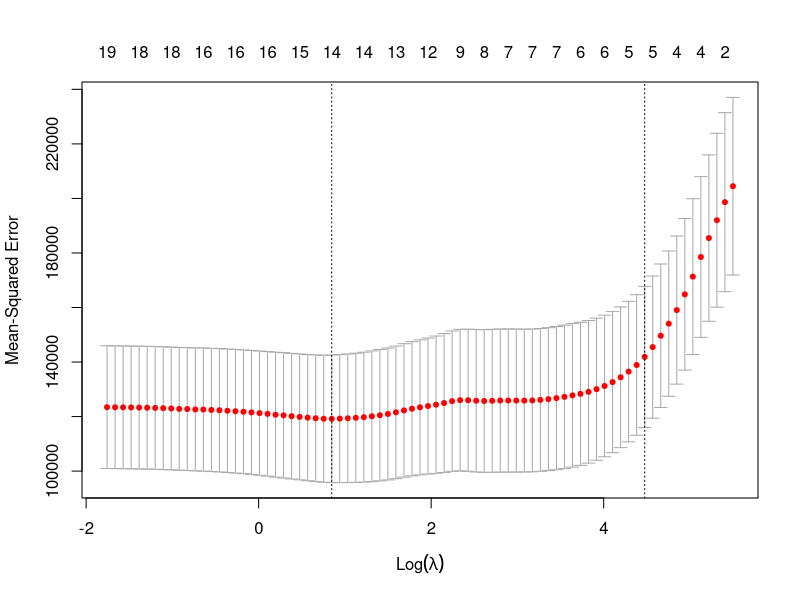
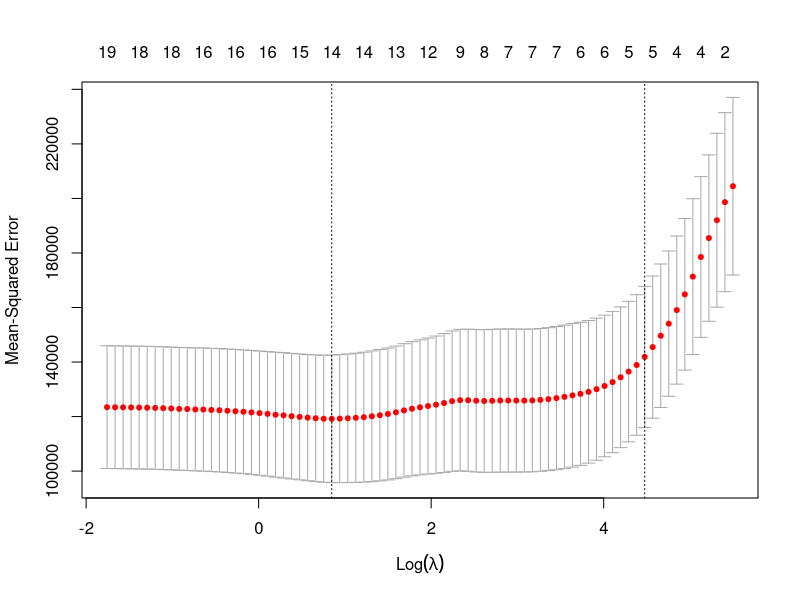

The R script that drew these images, in order:
## ---- chunk 1
knitr::opts_chunk$set(echo = TRUE)
## ---- chunk 2
rm(list = ls())
#Add libraries as needed
library(tidyverse)
library(glmnet)

MLB <- read.csv("MLB.csv")
## ---- chunk 3
MLB2 <-
  MLB %>%
  select(-PlayerName) %>%
  na.omit(Salary)
## ---- chunk 4
#Create input matrix and response vector
Xmat <- model.matrix(Salary ~ ., data = MLB2)[ , -1]
yvec <- MLB2$Salary
## ---- chunk 5
set.seed(321)
trainInd <- sample(1:nrow(MLB2), floor(0.85 * nrow(MLB2)))

XmatTrain <- Xmat[trainInd, ]
XmatVal <- Xmat[-trainInd, ]
yvecTrain <- yvec[trainInd]
yvecVal <- yvec[-trainInd]
## ---- chunk 6
set.seed(12345)
model1 <- cv.glmnet(x = XmatTrain, y = yvecTrain, family = "gaussian", alpha = 1, nfolds = 10, lambda = NULL, standardize = TRUE)
set.seed(NULL)

plot(model1)
## ---- chunk 7
set.seed(12345)
model1 <- cv.glmnet(x = XmatTrain, y = yvecTrain, family = "gaussian", alpha = 1, lambda = NULL, standardize = TRUE)
set.seed(NULL)

plot(model1)
## ---- chunk 8
#Display the optimal values of lambda
model1$lambda.min
model1$lambda.1se

#Store the coefficients associated with the optimal values
coefLamMin <- predict(model1, s = model1$lambda.min, type = "coefficients")
coefLam1se <- predict(model1, s = model1$lambda.1se, type = "coefficients")

#Create a data frame for comparing the coefficients
tempdf <- 
  data.frame(Variable = row.names(coefLamMin), 
             lamMin = as.numeric(coefLamMin), 
             lam1se = as.numeric(coefLam1se))

tempdf
## ---- chunk 9
Yhat <- predict(model1, s = model1$lambda.min,
                     newx = XmatVal)
MSE <- mean((yvecVal - Yhat)^2)
RMSE <- sqrt(MSE)
RMSE
## ---- chunk 10
#Train/Validation split
XmatTrain_df <- as.data.frame(XmatTrain)
XmatVal_df <- as.data.frame(XmatVal)

#Build Intercept Only Model. NOTE: ~ 1 tells R that you only want an intercept
int_only_model <- glm(yvecTrain ~ 1, data = XmatTrain_df)

#Build model with all potential regressors. 
full_model <- glm(yvecTrain ~ ., data = XmatTrain_df)

#Perform backward elimination
#Have R do it all
stats::step(object = full_model, 
            scope = list(lower = int_only_model, upper = full_model),
            data = MLB2,
            direction = "backward")

final_model <- glm(yvecTrain ~ AtBat + Hits + Walks + PutOuts + CAtBat + CRuns + CRBI + CWalks + LeagueN + DivisionW + PutOuts + Assists, data = XmatTrain_df)

Yhat <- predict(final_model, newdata = XmatVal_df, type = "response")
MSE <- mean((yvecVal - Yhat)^2)
RMSE <- sqrt(MSE)
RMSE
